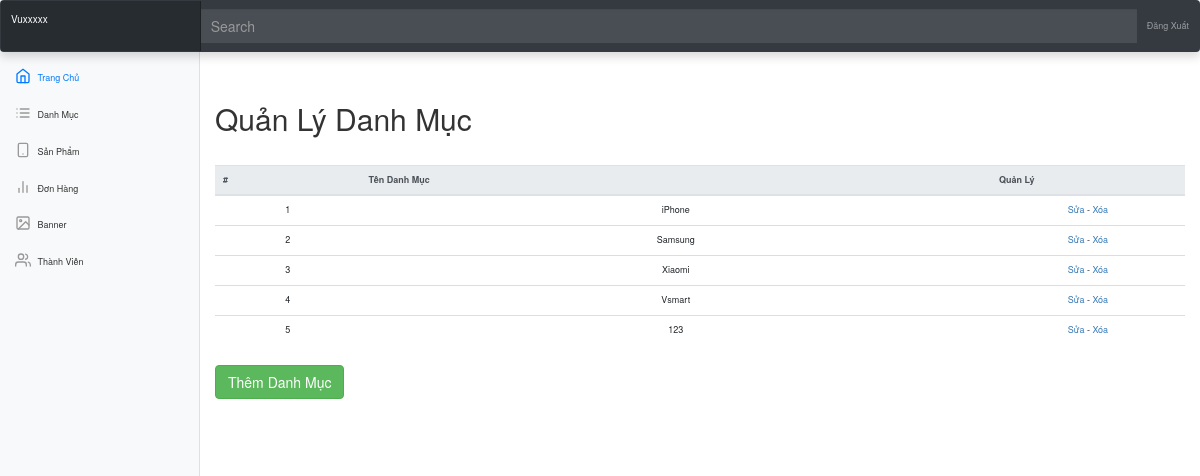
Screenshot of /admin/index.php?controller=category (signed in) with the database file from the repository.
### tables this page shows
CREATE TABLE `category` (
  `id_category` int(11) NOT NULL,
  `name_category` varchar(250) NOT NULL
);

### admin/model/DBconfig.php (called while the page is built, shortened)
<?php
function connection(){
    $dburl = "mysql:host=localhost;dbname=webdt;charset=utf8";
    $username = 'root';
    $password = '';
    $conn = new PDO($dburl, $username, $password);
    $conn->setAttribute(PDO::ATTR_ERRMODE, PDO::ERRMODE_EXCEPTION);
    return $conn;
}
function selectAll($sql){
    $conn = connection();
    $stmt = $conn->prepare($sql);
    $stmt->execute();
    $data = $stmt->fetchAll();
    return $data;
}

### admin/view/category/list_category.php (the view)
<?php
    include ('view/public/navbar.php');
?>
<main role="main" class="col-md-9 ml-sm-auto col-lg-10 px-md-4">
    <h2 style="margin-top: 30px; margin-bottom: 30px;">Quản Lý Danh Mục</h2>
    <div class="table-responsive">
        <form action="" method="post">
            <table class="table">
                <thead class="thead-light">
                    <tr>
                    <tr>
                        <th class="th_id">#</th>
                        <th class="th_name">Tên Danh Mục</th>
                        <th class="th_action">Quản Lý</th>
                    </tr>
                    </tr>
                </thead>
                <tbody>
                    <?php
                        $stt=1;
                        foreach ($data_category as $value) {
                    ?>
                    <tr>
                        <td><?php echo $stt++; ?></td>
                        <td><?php echo $value['name_category'] ?></td>
                        <td><a
                                href="index.php?controller=category&act=edit_category&id_category=<?php echo $value['id_category'] ?>">Sửa</a>
                            - <a onclick="return confirm('Bạn có chắc chắn xóa không ?')"
                                href="index.php?controller=category&act=delete_category&id_category=<?php echo $value['id_category'] ?>">Xóa</a>
                        </td>
                    </tr>
                    <?php } ?>
                </tbody>
            </table>
            <a href="index.php?controller=category&act=add_category"><button type="button" class="btn btn-success"
                    style="margin-bottom: 50px;">Thêm
                    Danh Mục</button></a>
        </form>
    </div>
</main>
<?php
    include ('view/public/footer.php');
?>

### admin/view/public/css/style.css (style rules this page uses)
body { font-size: 0.9rem; }
table { text-align: center; }
table tr th.th_id { width: 15%; }
table tr th.th_name { width: 65%; }
table tr th.th_action { width: 20%; }

### rows the page displays
category: name_category "iPhone"
category: name_category "Samsung"
category: name_category "Xiaomi"
category: name_category "Vsmart"
category: name_category "123"
